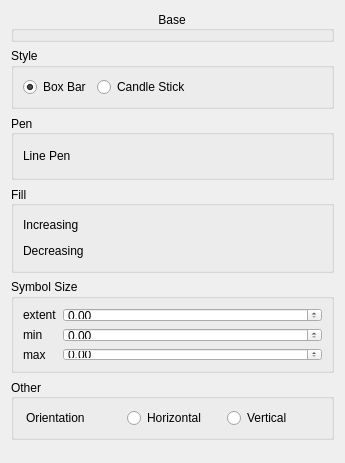
<?xml version="1.0" encoding="UTF-8"?>
<ui version="4.0">
 <class>DAChartTradingCurveItemSettingWidget</class>
 <widget class="QWidget" name="DAChartTradingCurveItemSettingWidget">
  <property name="geometry">
   <rect>
    <x>0</x>
    <y>0</y>
    <width>345</width>
    <height>463</height>
   </rect>
  </property>
  <property name="windowTitle">
   <string>Curve Setting</string>
  </property>
  <layout class="QVBoxLayout" name="verticalLayout_2">
   <item>
    <widget class="QGroupBox" name="groupBoxBaseItem">
     <property name="sizePolicy">
      <sizepolicy hsizetype="Preferred" vsizetype="Maximum">
       <horstretch>0</horstretch>
       <verstretch>0</verstretch>
      </sizepolicy>
     </property>
     <property name="title">
      <string>Base</string>
     </property>
     <property name="alignment">
      <set>Qt::AlignCenter</set>
     </property>
     <property name="flat">
      <bool>true</bool>
     </property>
     <layout class="QVBoxLayout" name="verticalLayout">
      <property name="spacing">
       <number>0</number>
      </property>
      <property name="leftMargin">
       <number>0</number>
      </property>
      <property name="topMargin">
       <number>1</number>
      </property>
      <property name="rightMargin">
       <number>0</number>
      </property>
      <property name="bottomMargin">
       <number>1</number>
      </property>
      <item>
       <widget class="DA::DAChartPlotItemSettingWidget" name="widgetItemSetting" native="true"/>
      </item>
     </layout>
    </widget>
   </item>
   <item>
    <widget class="QGroupBox" name="groupBox_2">
     <property name="minimumSize">
      <size>
       <width>0</width>
       <height>0</height>
      </size>
     </property>
     <property name="title">
      <string>Style</string>
     </property>
     <property name="flat">
      <bool>true</bool>
     </property>
     <layout class="QHBoxLayout" name="horizontalLayout_3">
      <item>
       <widget class="QRadioButton" name="radioButtonBar">
        <property name="text">
         <string>Box Bar</string>
        </property>
        <property name="checked">
         <bool>true</bool>
        </property>
       </widget>
      </item>
      <item>
       <widget class="QRadioButton" name="radioButtonStick">
        <property name="text">
         <string>Candle Stick</string>
        </property>
       </widget>
      </item>
      <item>
       <spacer name="horizontalSpacer">
        <property name="orientation">
         <enum>Qt::Horizontal</enum>
        </property>
        <property name="sizeHint" stdset="0">
         <size>
          <width>40</width>
          <height>20</height>
         </size>
        </property>
       </spacer>
      </item>
     </layout>
    </widget>
   </item>
   <item>
    <widget class="QGroupBox" name="groupBoxSymbolPen">
     <property name="sizePolicy">
      <sizepolicy hsizetype="Preferred" vsizetype="Maximum">
       <horstretch>0</horstretch>
       <verstretch>0</verstretch>
      </sizepolicy>
     </property>
     <property name="minimumSize">
      <size>
       <width>0</width>
       <height>0</height>
      </size>
     </property>
     <property name="title">
      <string>Pen</string>
     </property>
     <property name="alignment">
      <set>Qt::AlignLeading|Qt::AlignLeft|Qt::AlignVCenter</set>
     </property>
     <property name="flat">
      <bool>true</bool>
     </property>
     <property name="checkable">
      <bool>false</bool>
     </property>
     <layout class="QHBoxLayout" name="horizontalLayout">
      <item>
       <widget class="QLabel" name="label_7">
        <property name="text">
         <string>Line Pen</string>
        </property>
       </widget>
      </item>
      <item>
       <widget class="DA::DAPenEditWidget" name="penEditWidget" native="true">
        <property name="sizePolicy">
         <sizepolicy hsizetype="Expanding" vsizetype="Maximum">
          <horstretch>0</horstretch>
          <verstretch>0</verstretch>
         </sizepolicy>
        </property>
        <property name="minimumSize">
         <size>
          <width>0</width>
          <height>24</height>
         </size>
        </property>
       </widget>
      </item>
     </layout>
    </widget>
   </item>
   <item>
    <widget class="QGroupBox" name="groupBoxFill">
     <property name="sizePolicy">
      <sizepolicy hsizetype="Preferred" vsizetype="Maximum">
       <horstretch>0</horstretch>
       <verstretch>0</verstretch>
      </sizepolicy>
     </property>
     <property name="minimumSize">
      <size>
       <width>0</width>
       <height>0</height>
      </size>
     </property>
     <property name="title">
      <string>Fill</string>
     </property>
     <property name="alignment">
      <set>Qt::AlignLeading|Qt::AlignLeft|Qt::AlignVCenter</set>
     </property>
     <property name="flat">
      <bool>true</bool>
     </property>
     <property name="checkable">
      <bool>false</bool>
     </property>
     <property name="checked">
      <bool>false</bool>
     </property>
     <layout class="QGridLayout" name="gridLayout_2">
      <item row="0" column="0">
       <widget class="QLabel" name="label_8">
        <property name="text">
         <string>Increasing</string>
        </property>
       </widget>
      </item>
      <item row="0" column="1">
       <widget class="DA::DABrushEditWidget" name="brushEditWidgetIncreasing" native="true">
        <property name="enabled">
         <bool>true</bool>
        </property>
        <property name="sizePolicy">
         <sizepolicy hsizetype="Expanding" vsizetype="Maximum">
          <horstretch>0</horstretch>
          <verstretch>0</verstretch>
         </sizepolicy>
        </property>
        <property name="minimumSize">
         <size>
          <width>0</width>
          <height>20</height>
         </size>
        </property>
       </widget>
      </item>
      <item row="1" column="0">
       <widget class="QLabel" name="label">
        <property name="text">
         <string>Decreasing</string>
        </property>
       </widget>
      </item>
      <item row="1" column="1">
       <widget class="DA::DABrushEditWidget" name="brushEditWidgetDecreasing" native="true">
        <property name="enabled">
         <bool>true</bool>
        </property>
        <property name="sizePolicy">
         <sizepolicy hsizetype="Expanding" vsizetype="Maximum">
          <horstretch>0</horstretch>
          <verstretch>0</verstretch>
         </sizepolicy>
        </property>
        <property name="minimumSize">
         <size>
          <width>0</width>
          <height>20</height>
         </size>
        </property>
       </widget>
      </item>
     </layout>
    </widget>
   </item>
   <item>
    <widget class="QGroupBox" name="groupBox_3">
     <property name="minimumSize">
      <size>
       <width>0</width>
       <height>50</height>
      </size>
     </property>
     <property name="title">
      <string>Symbol Size</string>
     </property>
     <property name="flat">
      <bool>true</bool>
     </property>
     <layout class="QGridLayout" name="gridLayout_3">
      <item row="1" column="0">
       <widget class="QLabel" name="label_3">
        <property name="text">
         <string>min</string>
        </property>
       </widget>
      </item>
      <item row="0" column="1">
       <widget class="QDoubleSpinBox" name="doubleSpinBoxExtern">
        <property name="sizePolicy">
         <sizepolicy hsizetype="Expanding" vsizetype="Fixed">
          <horstretch>0</horstretch>
          <verstretch>0</verstretch>
         </sizepolicy>
        </property>
        <property name="maximum">
         <double>999.000000000000000</double>
        </property>
        <property name="singleStep">
         <double>0.200000000000000</double>
        </property>
       </widget>
      </item>
      <item row="0" column="0">
       <widget class="QLabel" name="label_2">
        <property name="text">
         <string>extent</string>
        </property>
       </widget>
      </item>
      <item row="2" column="0">
       <widget class="QLabel" name="label_4">
        <property name="text">
         <string>max</string>
        </property>
       </widget>
      </item>
      <item row="1" column="1">
       <widget class="QDoubleSpinBox" name="doubleSpinBoxMin">
        <property name="maximum">
         <double>999.000000000000000</double>
        </property>
        <property name="singleStep">
         <double>0.200000000000000</double>
        </property>
       </widget>
      </item>
      <item row="2" column="1">
       <widget class="QDoubleSpinBox" name="doubleSpinBoxMax">
        <property name="maximum">
         <double>999.000000000000000</double>
        </property>
        <property name="singleStep">
         <double>0.200000000000000</double>
        </property>
       </widget>
      </item>
     </layout>
    </widget>
   </item>
   <item>
    <widget class="QGroupBox" name="groupBox">
     <property name="sizePolicy">
      <sizepolicy hsizetype="Preferred" vsizetype="Maximum">
       <horstretch>0</horstretch>
       <verstretch>0</verstretch>
      </sizepolicy>
     </property>
     <property name="title">
      <string>Other</string>
     </property>
     <property name="alignment">
      <set>Qt::AlignLeading|Qt::AlignLeft|Qt::AlignVCenter</set>
     </property>
     <property name="flat">
      <bool>true</bool>
     </property>
     <layout class="QGridLayout" name="gridLayout">
      <property name="leftMargin">
       <number>12</number>
      </property>
      <property name="topMargin">
       <number>9</number>
      </property>
      <item row="0" column="1">
       <widget class="QRadioButton" name="radioButtonHorizontal">
        <property name="text">
         <string>Horizontal</string>
        </property>
        <attribute name="buttonGroup">
         <string notr="true">buttonGroupOrientation</string>
        </attribute>
       </widget>
      </item>
      <item row="0" column="2">
       <widget class="QRadioButton" name="radioButtonVertical">
        <property name="text">
         <string>Vertical</string>
        </property>
        <attribute name="buttonGroup">
         <string notr="true">buttonGroupOrientation</string>
        </attribute>
       </widget>
      </item>
      <item row="0" column="0">
       <widget class="QLabel" name="label_5">
        <property name="text">
         <string>Orientation</string>
        </property>
       </widget>
      </item>
     </layout>
    </widget>
   </item>
   <item>
    <spacer name="verticalSpacer">
     <property name="orientation">
      <enum>Qt::Vertical</enum>
     </property>
     <property name="sizeHint" stdset="0">
      <size>
       <width>20</width>
       <height>40</height>
      </size>
     </property>
    </spacer>
   </item>
  </layout>
 </widget>
 <customwidgets>
  <customwidget>
   <class>DA::DAPenEditWidget</class>
   <extends>QWidget</extends>
   <header>DAPenEditWidget.h</header>
   <container>1</container>
  </customwidget>
  <customwidget>
   <class>DA::DABrushEditWidget</class>
   <extends>QWidget</extends>
   <header>DABrushEditWidget.h</header>
   <container>1</container>
  </customwidget>
  <customwidget>
   <class>DA::DAChartPlotItemSettingWidget</class>
   <extends>QWidget</extends>
   <header>DAChartPlotItemSettingWidget.h</header>
   <container>1</container>
  </customwidget>
 </customwidgets>
 <resources/>
 <connections/>
 <buttongroups>
  <buttongroup name="buttonGroupOrientation"/>
 </buttongroups>
</ui>
